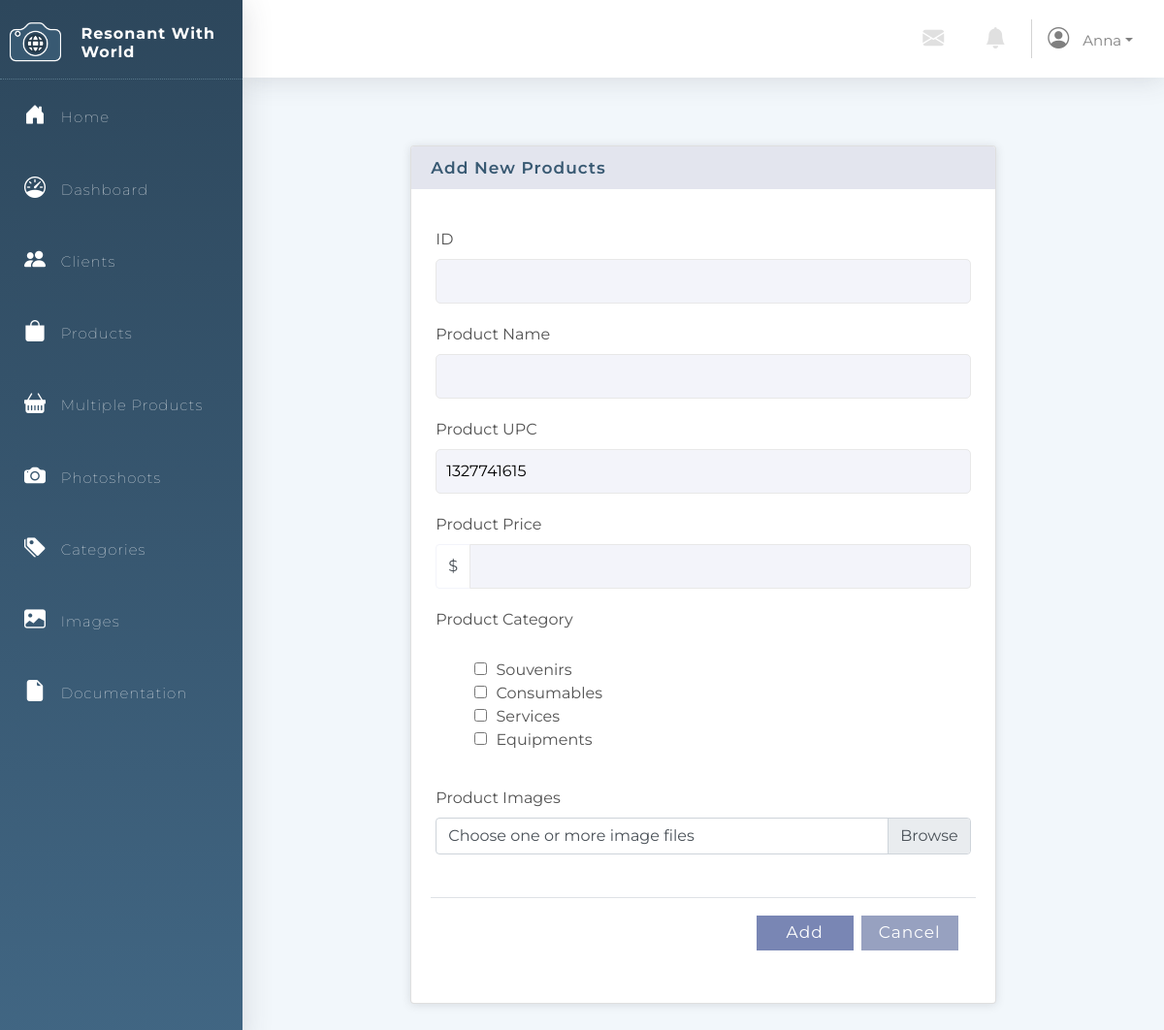
Screenshot of /Products/insertProducts.php (signed in) with the database file from the repository.
### tables this page shows
CREATE TABLE `User` (
                        `User_ID` int(11) NOT NULL auto_increment,
                        `Username` varchar(64) NOT NULL,
                        `Email` varchar(64) NOT NULL UNIQUE KEY,
                        `Password` varchar(64) NOT NULL,
                        PRIMARY KEY (`User_ID`)
);

CREATE TABLE `Category` (
                            `Category_ID` int(11) auto_increment NOT NULL,
                            `Category_Name` varchar(64) NOT NULL,
                            PRIMARY KEY (`Category_ID`)
);

### Menu/connection.php (called while the page is built, shortened)
<?php
$db_host = "localhost";
$db_username = "fit2104";
$db_passwd = "fit2104";
$db_name = "fit2104_assignment2";
$dsn = "mysql:host=$db_host;dbname=$db_name";
$dbh = new PDO($dsn, $db_username, $db_passwd);
$PAGE_ALLOWGUEST = isset($PAGE_ALLOWGUEST) ? $PAGE_ALLOWGUEST : false;
if (!isset($PAGE_ID) || $PAGE_ID !== 'login') {
    if (!isset($_SESSION['user_id'])) {
        $_SESSION['referer'] = $_SERVER['PHP_SELF'];
        if (!$PAGE_ALLOWGUEST) {
            header("Location: /Login");
            exit();
        }
    } else {
        $user_stmt = $dbh->prepare("SELECT * FROM `User` WHERE `User_ID` = ?");
        if ($user_stmt->execute([$_SESSION['user_id']]) && $user_stmt->rowCount() == 1) {
            $user = $user_stmt->fetchObject();
            $PAGE_USERNAME = $user->Username;
        } else {
            session_destroy();
            header("Location: login.php?action=error&message=" . urlencode('It seems your account is being invalidated. Please contact administrator for more information.'));
            exit();
        }
    }
}
?>

### Products/insertProducts.php (the view, shortened to what this page needs)
<?php
include('../Menu/menu.php');
?>
                    <div class="row justify-content-center">
                        <div class="col-8">
                            <div class="card client-action-card">
                                <h5 class="card-header">Add New Products</h5>
                                <div class="card-body action-body">
                                    <p class="card-text">
        <?php
                        global $dbh;
                        if (!empty($_POST)) {
                        foreach ($_POST as $fieldName => $fieldValue) {
                            if (empty($fieldValue)) {
                                echo("'$fieldName' field is empty. Please fix the issue try again. ");
                                echo "<div class=\"center row\"><button class='justify-content-center back-button' onclick=\"window.history.back()\">Back to previous page</button></div>";
                                die();
                            }
                        }
                        $query = "INSERT INTO `Product`(`Product_Name`, `Product_UPC`, `Product_Price`, `Product_Category`)
VALUES (NULLIF('$_POST[product_name]', ''),
        NULLIF('$_POST[product_upc]', ''),
        NULLIF('$_POST[product_price]', ''),
        NULLIF('$_POST[product_category]',''))";
                        $stmt = $dbh->prepare($query);
                        if ($stmt->execute())
                        {
                        $newRecordId = $dbh->lastInsertId();
                        $query = "SELECT * FROM `Product` WHERE `Product_Name`=?";
                        $stmt = $dbh->prepare($query);
                        if ($stmt->execute([$newRecordId])) {
                        if ($stmt->rowCount() > 0) {
                        $record = $stmt->fetchObject(); ?>
                    <div class="center row">New Product has been added.</div>
                    <form method="post">
                        <div class="aligned-form">
                            <div class="row">
                                <label for="product_id">ID</label>
                                <input type="text" id="product_id" value="<?= $nextId ?>" disabled/>
                            </div>
                            <div class="row">
                                <label for="product_name">Product Name</label>
                                <input type="text" id="product_name" name="product_name"/>
                            </div>
                            <div class="row">
                                <label for="product_upc">Product UPC</label>
                                <input type="number" id="product_upc" name="product_upc" value="<?= $nextUPC ?>"/>
                            </div>
                            <div class="row">
                                <label for="product_price">Product Price</label>
                                <input type="number" id="product_price" name="product_price"/>
                            </div>
                            <div class="row">
                                <label for="product_category">Product Category</label>
                                <input type="text" id="product_category" name="product_category"/>
                            </div>
                        </div>
                    </form>
                    <div class="center row">New product has been added.
                        <button class='justify-content-center back-button' onclick="window.location='/Products'">Back to
                            the client list
                        </button>
                    </div>
                    <?php } else {
                        echo "New product has been added.";
                        echo "<div class=\"center row\"><button class='justify-content-center back-button'  onclick=\"window.location='/Products'\">Back to the product list</button></div>";
                    }
                    } else {
                        header("Location: error.html");
                    }
                    } else {
                        header("Location: error.html");
                    }
                    } else {
                        $query = "SELECT `AUTO_INCREMENT` FROM  INFORMATION_SCHEMA.TABLES WHERE TABLE_SCHEMA = 'fit2104_assignment2' AND TABLE_NAME='product'";
                        $stmt = $dbh->prepare($query);
                        $nextId = ($stmt->execute() || $stmt->rowCount() > 0) ? $stmt->fetchObject()->AUTO_INCREMENT : "Not available";
                        $nextUPC = rand(1000000000, 1999999999);
                        ?>
                        <form name="productForm" method="post" enctype="multipart/form-data" onSubmit="return validate()">
                            <div class="aligned-form">
                                <div class="row">
                                    <label for="product_id">ID</label>
                                    <input type="text" id="product_id" value="<?= $nextId ?>" disabled/>
                                </div>
                                <div class="row">
                                    <label for="product_name">Product Name</label>
                                    <input type="text" id="product_name" name="product_name" maxlength="64" required value="<?= empty($_POST['product_name']) ? "" : $_POST['product_name'] ?>"/>
                                </div>
                                <div class="row">
                                    <label for="product_upc">Product UPC</label>
                                    <input type="number" id="product_upc" name="product_upc" value="<?= $nextUPC ?>"/>
                                </div>
                                <div class="row">
                                        <label for="product_price">Product Price</label>
                                        <div class="input-group">
                                            <div class="input-group-prepend">
                                                <span class="input-group-text">$</span>
                                            </div>
                                            <input type="number" class="form-control" id="productSalePrice" name="product_price" oninput="product_price_checker(event)" required step=".01" max="9999.99" min="0" value="<?= empty($_POST['product_price']) ? "" : $_POST['product_price'] ?>">
                                        </div>
                                 </div>
                                <div>
                                    <div class="row">
                                    <label for="product_category">Product Category</label>
                                    </div>
                                    <div class="row">
                                     <?php
                                        $category_stmt = $dbh->prepare("SELECT * FROM `Category` ORDER BY `Category_ID`");
                                        if ($category_stmt->execute() && $category_stmt-> rowCount() > 0) { ?>
                                            <ul>
                                                <?php while($row =$category_stmt->fetchObject()): ?>
                                                   <li> <input type="checkbox" name="product_category" id="product_category"  value="<?= $row->Category_Name?>"  ? "Selected " : "" ?> <?= $row->Category_Name ?></option></li>
                                                <?php endwhile; ?>
                                            </ul>
                                        <?php } ?>
                                    </div>
                                    <div class="row">
                                        <label for="productSalePrice">Product Images</label>
                                        <div class="custom-file">
                                            <label class="custom-file-label" for="customFile">Choose one or more image
                                                files</label>
                                        </div>
                                    </div>
                                </div>
                                </div>
                            <br/>
                            <div class="modal-footer">
                                <input type="submit" class="submit-button" value="Add"
                                       onclick="submiBtnClick()";/>
                                <button type="button" class="cancel-button"
                                        onclick="window.location='/Products';return false;">Cancel
                                </button>
                            </div>
                        </form>
                    <?php } ?></div>
            </div>
        </div>
    </div>
</body>
</html>

### Menu/menu.php (shortened to what this page needs)
<?php
include("connection.php");
?>
<html lang="en">
<head>
    <link rel="stylesheet" type="text/css" href="../Styles/style.css"/>
    <link rel="stylesheet" href="https://stackpath.bootstrapcdn.com/bootstrap/4.3.1/css/bootstrap.min.css"
>
    <link rel="stylesheet" href="https://cdn.jsdelivr.net/npm/bootstrap-icons@1.5.0/font/bootstrap-icons.css">
</head>
<body>
<div class="sidebar-container">
    <div class="sidebar-logo d-flex justify-content-center">
        <img class="logo " src="../Images/Logo.png"/>
        <br/>
        <h3 class="company-name">Resonant With World</h3>
    </div>
    <ul class="sidebar-navigation">
        <li>
            <a href="/index.php">
                <i class="bi bi-house-door-fill" aria-hidden="true"></i> Home
            </a>
        </li>
        <li>
            <a href="/dashboard.php">
                <i class="bi bi-speedometer"></i> Dashboard
            </a>
        </li>
        <li>
            <a href="/Clients">
                <i class="bi bi-people-fill" aria-hidden="true"></i> Clients
            </a>
        </li>
        <li>
            <a href="/Products">
                <i class="bi bi-bag-fill" aria-hidden="true"></i> Products
            </a>
        </li>
        <li>
            <a href="/Products/multipleProducts.php">
                <i class="bi bi-basket-fill" aria-hidden="true"></i> Multiple Products
            </a>
        </li>
        <li>
            <a href="/Photoshoots">
                <i class="bi bi-camera-fill" aria-hidden="true"></i> Photoshoots
            </a>
        </li>
        <li>
            <a href="/Categories">
                <i class="bi bi-tags-fill" aria-hidden="true"></i> Categories
            </a>
        </li>
        <li>
            <a href="/Images">
                <i class="bi bi-image-fill" aria-hidden="true"></i> Images
            </a>
        </li>
        <li>
            <a href="/Documentation">
                <i class="bi bi-file-earmark-fill" aria-hidden="true"></i> Documentation
            </a>
        </li>
    </ul>
</div>
<div class="content-container">
    <nav class="bg-white">
        <div class="navbar-brand d-flex justify-content-end">
            <a href="#" class="nav-link icon"> <i class="bi bi-envelope-fill"></i></a>
            <a href="#" class="nav-link icon"> <i class="bi bi-bell-fill"></i></a>
            <div class="nav-item dropdown">
                <a href="#" class="nav-link dropdown-toggle topbar-text" data-toggle="dropdown"><i
                            class="bi bi-person-circle"></i>
                    <?php echo $PAGE_USERNAME ?></a>
            </div>
        </div>
    </nav>
    <div class="container-fluid">
</body>
</html>

### Styles/style.css (style rules this page uses)
* { font-family: Montserrat, sans-serif !important; }
html, body { min-height: 100%; background: #f2f7fb; }
.sidebar-container { position: fixed; width: 250px; height: 100%; left: 0; overflow-x: hidden; display: block; overflow-y: auto; background: linear-gradient(180deg, #2d475c 0%, #416683 100%); color: #fff; font-family: Montserrat, sans-serif; letter-spacing: 1px; font-weight: 100; box-shadow: 0.15rem 0.15rem 1.75rem 0 rgba(58, 59, 69, 0.15); z-index: 3 !important; transition: all 0.5s; }
.sidebar-logo { padding: 20px 10px 10px 10px; border-bottom: 1px dotted rgba(173, 216, 230, 0.329); }
.company-name { font-size: 16px; font-weight: bold; padding-left: 20px; padding-top: 5px; }
.logo { height: 50px; }
i { font-size: 22px; margin-right: 10px; }
.sidebar-navigation { padding: 0; margin: 0; list-style-type: none; position: relative; }
.sidebar-navigation li { position: relative; display: inline-block; width: 100%; line-height: 20px; }
.sidebar-navigation li a { padding: 25px; font-size: 15px; display: block; color: #fff; }
.sidebar-navigation li::before { background: linear-gradient(90deg, #7986b4 0%, #416683 100%); position: absolute; content: ""; height: 100%; left: 0; top: 0; -webkit-transition: width 0.2s ease-in; transition: width 0.2s ease-in; width: 1px; margin-left: -1px; z-index: -1; }
nav { box-shadow: 0 0.15rem 1.75rem 0 rgba(58, 59, 69, 0.15); height: 80px; padding-top: 15px; z-index: 1 !important; }
.icon { color: #e0e0e0; }
.topbar-text { color: grey; font-size: 15px; }
.content-container { padding: 0 0 0 250px; margin: 0; color: #535353; font-family: Montserrat, sans-serif; background: #f2f7fb; height: 100%; }
.row { margin-top: 20px !important; }
.card { box-shadow: 0 1px 10px rgba(58, 59, 69, 0.15); }
.card-header { font-size: 17px; font-weight: 600; letter-spacing: 1px; color: #385972; border: none !important; background: #e3e5ee !important; }
ul { list-style-type: none; }
.submit-button { border: none; background: #7986b4; color: white; width: 100px; font-size: 17px; padding: 5px; margin-bottom: 5px; letter-spacing: 1px; transition: all 0.5s; border-radius: 0; margin: 2px; }
.cancel-button { border: none; background: #97a1c0; color: white; width: 100px; font-size: 17px; padding: 5px; margin-bottom: 5px; letter-spacing: 1px; transition: all 0.5s; border-radius: 0; margin: 2px; }
label { display: block; font-size: 16px; }
input[type="checkbox"] { width:auto!important; margin:0!important; margin-right: 5px!important; }
input { background: #f3f4fa; border: none; border-radius: 5px; width: 100%; padding: 10px; margin-left: 10px; margin-right: 10px; border: 1px solid #e8e8e8; }
.aligned-form { padding: 0 20px 20px 20px !important; }
.client-action-card { margin-top: 50px!important; min-height: 300px!important; max-height: 1200px!important; margin-bottom: 40px; }
.input-group { border: none!important; }
.form-control { background: #f3f4fa!important; padding: 10px!important; height: auto!important; border: 1px solid #e8e8e8!important; }
.input-group-text { background: white!important; border: 1px solid #f3f4fa!important; }

### rows the page displays
user: Username "Anna"
category: Category_Name "Souvenirs"
category: Category_Name "Consumables"
category: Category_Name "Services"
category: Category_Name "Equipments"
